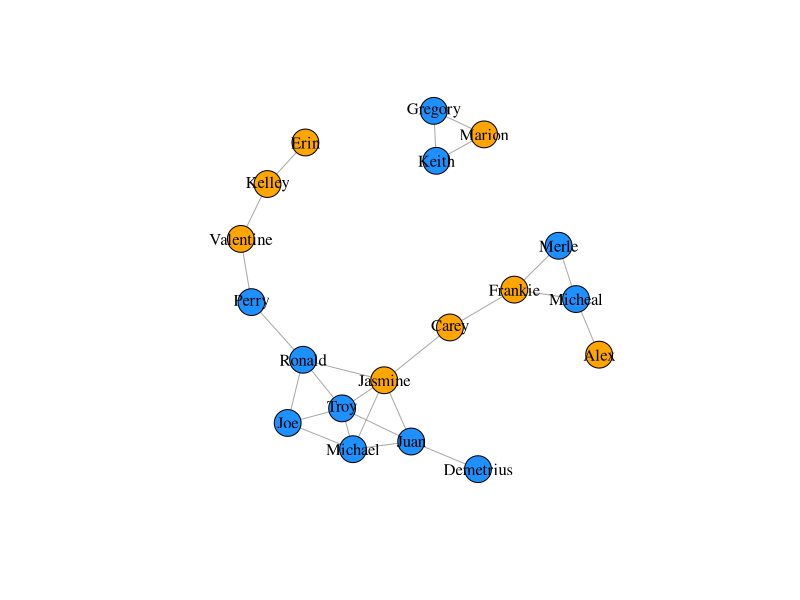

Write R code to recreate this figure.
## ---- chunk 1
# Install cran packages
list.of.packages <- c("igraph")
new.packages <- list.of.packages[!(list.of.packages %in% installed.packages()[,"Package"])]
if(length(new.packages)) install.packages(new.packages)

library(igraph)
## ---- chunk 2
friends<- read.csv("../Input/friends.csv")
head(friends)

# Convert friends dataframe to a matrix
friends.mat <- as.matrix(friends)

# Convert friends matrix to an igraph object
g <- graph.edgelist(friends.mat, directed = FALSE)

# Subset vertices and edges
V(g)
E(g)

# Count number of edges
gsize(g)

# Count number of vertices
gorder(g)
## ---- chunk 3
friends_v <- read.csv("../Input/friends1_nodes.csv")
friends_e <- read.csv("../Input/friends1_edges.csv")

hours <- friends_e$hours

g1 <- graph_from_data_frame(d = friends_e, vertices = friends_v, directed = FALSE)


# Subset edges greater than or equal to 5 hours
E(g1)[[hours>=5]]  

# Set vertex color by gender
V(g1)$color <- ifelse(V(g1)$gender == "F", "orange", "dodgerblue")

# Plot the graph
plot(g1, vertex.label.color = "black")
